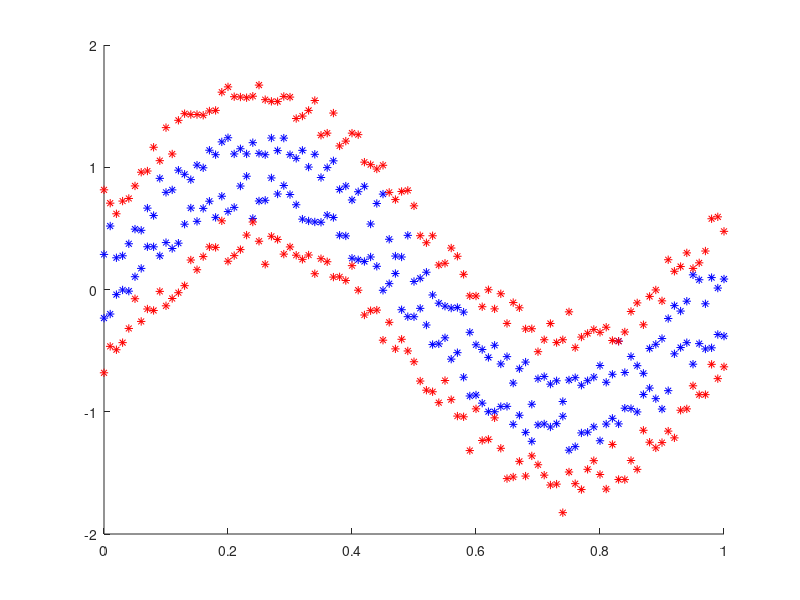

Here is the MATLAB script that generated this plot: (Note: this script raises an error after producing the figure.)
%BackPropogation Algorithm for training neural networks

%% Train with MNIST Data
%Ready the data
load mnist_49_3000
[d,n] = size(x);

m = 2000;
X_train = x(:,1:2000);
Y_train = y(1:2000);


X_test = x(:,2001:3000);
Y_test = y(2001:3000);

%Inputs and Outputs
ip = X_train;
op = Y_train;

%% Train with sin data
t1(1,:) = 0:0.01:1;
t1(2,:) = 0:0.01:1;
t1(3,:) = 0:0.01:1;
t1(4,:) = 0:0.01:1;

% Train data
x1(1,:) = sin(2*pi*t1(1,:)) + (0.1*randn(1,length(t1)) + 0.2);
x1(2,:) = sin(2*pi*t1(1,:)) + (0.1*randn(1,length(t1)) - 0.2);
x1(3,:) = sin(2*pi*t1(1,:)) + (0.1*randn(1,length(t1)) + 0.6);
x1(4,:) = sin(2*pi*t1(1,:)) + (0.1*randn(1,length(t1)) - 0.6);

X_train = [x1(1,:), x1(2,:), x1(3,:), x1(4,:);
            t1(1,:), t1(2,:), t1(3,:), t1(4,:)];
Y_train = [ones(1,length(t1(1,:))*2) zeros(1,length(t1(1,:))*2)];

%Test Data
x1(1,:) = sin(2*pi*t1(1,:)) + (0.1*randn(1,length(t1)) + 0.2);
x1(2,:) = sin(2*pi*t1(1,:)) + (0.1*randn(1,length(t1)) - 0.2);
x1(3,:) = sin(2*pi*t1(1,:)) + (0.1*randn(1,length(t1)) + 0.6);
x1(4,:) = sin(2*pi*t1(1,:)) + (0.1*randn(1,length(t1)) - 0.6);

X_test = [x1(1,:), x1(2,:), x1(3,:), x1(4,:);
            t1(1,:), t1(2,:), t1(3,:), t1(4,:)];
Y_test = [ones(1,length(t1(1,:))*2) zeros(1,length(t1(1,:))*2)];

%Visualize the data
figure(1); hold on;
plot(X_train(2,1:202),X_train(1,1:202),'*b');
plot(X_train(2,203:end),X_train(1,203:end),'*r');

[d m] = size(X_train);

%Normalize the data
X_train = X_train./4 + 0.5;
X_test = X_test./4 + 0.5;

ip = X_train;
op = Y_train;


%%
%Define the neural network
n_ip = d;                       %Number of input features
n_op = 1;                       %Number of op layers
n_l = 3;                        %Number of layers including ip and op layer
n_nodes = [n_ip 30 n_op];       %Number of nodes per layer

alpha = 1.0;            %Learning rate (or) gradient descent step size
lambda = 0.0;           %Regularization constant

% Sigmoid and its differencial
sig = @(k) (1./(1+exp(-k)));
d_sig = @(k) (sig(k).*(1-sig(k)));

%% Initialise the neural network

%initiailse the weights
W = cell(1,n_l-1);
b = cell(1,n_l-1);
for i = 1:n_l-1
    W{i} = (rand(n_nodes(i+1),n_nodes(i)) - 0.5 ) / 50;    %small random value 
    b{i} = (zeros(n_nodes(i+1),1) - 0.5 ) / 50;
end

gamma = cell(1,n_l); % Range from 2:n_l
 


iter = 0;
while(1) %Loop till convergence
    %Gradient Descent
    iter = iter+1;
    %Initialise tmp gradients
    d_W = cell(1,n_l-1);
    d_b = cell(1,n_l-1);
    for l = 1:n_l-1
        d_W{l} = zeros(size(W{l}));
        d_b{l} = zeros(size(b{l}));
    end
    
    [cost Wgrad bgrad] = evaluateNeuralNetwork(W, b, ip, op, n_l);
    
    
    %Update the wieghts 
    for l = 1:n_l-1
        W{l} = W{l} - alpha*(Wgrad{l}); % + lambda*W{l}
        b{l} = b{l} - alpha*(bgrad{l});
    end
    
    %Check the training error in each step and see if it decreases 
    Y_predict = zeros(1,length(Y_test));
    for i = 1:length(Y_test)
        [a1, z1] = doForwardPass(W,b,X_test(:,i),n_l);
        Y_predict(i) = ((sign(a1{n_l} - 0.5)/2)) + 0.5;
    end
    training_error = sum(Y_test ~= Y_predict)/length(Y_test)*100

    %Need to implement stopping criterion
    if(iter == 400)
        break;
    end
end

%% Gradient Descent
%  Randomly initialize the parameters
theta = initializeParameters(hiddenSize, visibleSize);


%  Use minFunc to minimize the function
addpath minFunc/
options.Method = 'lbfgs'; % Here, we use L-BFGS to optimize our cost
                          % function. Generally, for minFunc to work, you
                          % need a function pointer with two outputs: the
                          % function value and the gradient. In our problem,
                          % sparseAutoencoderCost.m satisfies this.
options.maxIter = 400;	  % Maximum number of iterations of L-BFGS to run 
options.display = 'on';


[opttheta, cost] = minFunc( @(p) sparseAutoencoderCost(p, ...
                                   visibleSize, hiddenSize, ...
                                   lambda, sparsityParam, ...
                                   beta, patches), ...
                              theta, options);

%%======================================================================

%%

Y_predict = zeros(1,length(Y_test));
for i = 1:404
    [a, z] = doForwardPass(W,b,X_test(:,i),n_l);
    Y_predict(i) = sign(a{n_l});
end

training_error = sum(Y_test ~= Y_predict)/404*100

